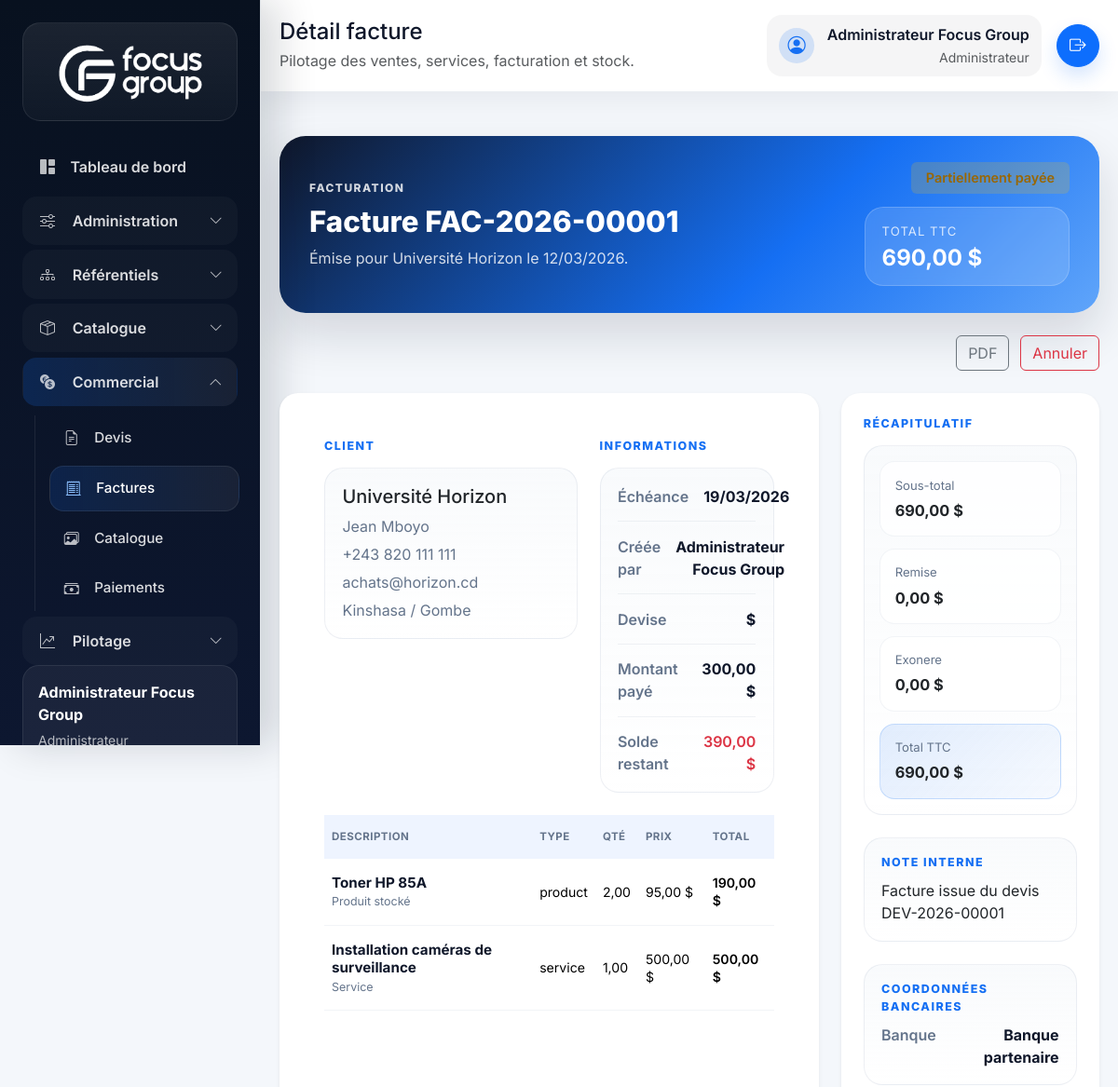
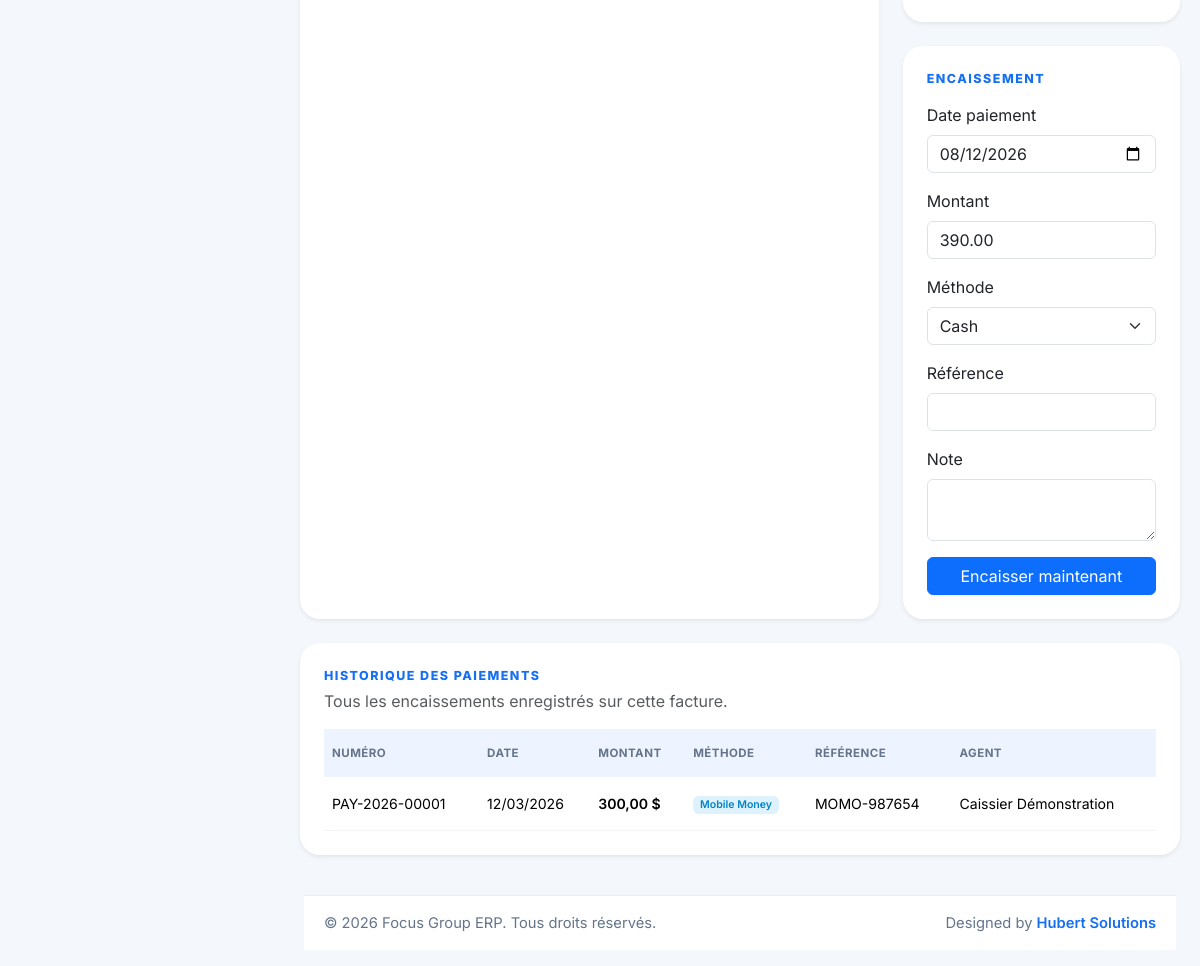
The app's page /index.php/invoices/show?id=1 (signed in) with its own data (2 pictures, top to bottom).
### tables this page shows
CREATE TABLE invoices (
    id BIGINT UNSIGNED AUTO_INCREMENT PRIMARY KEY,
    quote_id BIGINT UNSIGNED NULL,
    shop_id BIGINT UNSIGNED NULL,
    client_id BIGINT UNSIGNED NOT NULL,
    invoice_number VARCHAR(30) NOT NULL UNIQUE,
    invoice_date DATE NOT NULL,
    due_date DATE NULL,
    status ENUM('draft', 'validated', 'partial_paid', 'paid', 'cancelled') NOT NULL DEFAULT 'draft',
    currency_code VARCHAR(10) NOT NULL DEFAULT 'USD',
    subtotal DECIMAL(18,2) NOT NULL DEFAULT 0,
    discount_amount DECIMAL(18,2) NOT NULL DEFAULT 0,
    tax_rate DECIMAL(5,2) NOT NULL DEFAULT 0.00,
    tax_amount DECIMAL(18,2) NOT NULL DEFAULT 0,
    grand_total DECIMAL(18,2) NOT NULL DEFAULT 0,
    amount_paid DECIMAL(18,2) NOT NULL DEFAULT 0,
    balance_due DECIMAL(18,2) NOT NULL DEFAULT 0,
    notes TEXT NULL,
    validated_at DATETIME NULL,
    cancelled_at DATETIME NULL,
    created_by BIGINT UNSIGNED NOT NULL,
    validated_by BIGINT UNSIGNED NULL,
    deleted_at DATETIME NULL,
    created_at DATETIME NOT NULL DEFAULT CURRENT_TIMESTAMP,
    updated_at DATETIME NOT NULL DEFAULT CURRENT_TIMESTAMP ON UPDATE CURRENT_TIMESTAMP,
    CONSTRAINT fk_invoices_quote FOREIGN KEY (quote_id) REFERENCES quotes(id),
    CONSTRAINT fk_invoices_shop FOREIGN KEY (shop_id) REFERENCES shops(id),
    CONSTRAINT fk_invoices_client FOREIGN KEY (client_id) REFERENCES clients(id),
    CONSTRAINT fk_invoices_created_by FOREIGN KEY (created_by) REFERENCES users(id),
    CONSTRAINT fk_invoices_validated_by FOREIGN KEY (validated_by) REFERENCES users(id)
);

CREATE TABLE users (
    id BIGINT UNSIGNED AUTO_INCREMENT PRIMARY KEY,
    role_id BIGINT UNSIGNED NOT NULL,
    shop_id BIGINT UNSIGNED NULL,
    full_name VARCHAR(150) NOT NULL,
    email VARCHAR(150) NOT NULL UNIQUE,
    phone VARCHAR(30) NULL,
    password VARCHAR(255) NOT NULL,
    avatar VARCHAR(255) NULL,
    is_active TINYINT(1) NOT NULL DEFAULT 1,
    last_login_at DATETIME NULL,
    deleted_at DATETIME NULL,
    created_at DATETIME NOT NULL DEFAULT CURRENT_TIMESTAMP,
    updated_at DATETIME NOT NULL DEFAULT CURRENT_TIMESTAMP ON UPDATE CURRENT_TIMESTAMP,
    CONSTRAINT fk_users_role FOREIGN KEY (role_id) REFERENCES roles(id),
    CONSTRAINT fk_users_shop FOREIGN KEY (shop_id) REFERENCES shops(id)
);

CREATE TABLE clients (
    id BIGINT UNSIGNED AUTO_INCREMENT PRIMARY KEY,
    client_code VARCHAR(30) NOT NULL UNIQUE,
    company_name VARCHAR(150) NOT NULL,
    contact_name VARCHAR(150) NULL,
    phone VARCHAR(30) NULL,
    email VARCHAR(150) NULL,
    address TEXT NULL,
    city VARCHAR(100) NULL,
    tax_number VARCHAR(100) NULL,
    notes TEXT NULL,
    is_active TINYINT(1) NOT NULL DEFAULT 1,
    deleted_at DATETIME NULL,
    created_at DATETIME NOT NULL DEFAULT CURRENT_TIMESTAMP,
    updated_at DATETIME NOT NULL DEFAULT CURRENT_TIMESTAMP ON UPDATE CURRENT_TIMESTAMP
);

CREATE TABLE invoice_items (
    id BIGINT UNSIGNED AUTO_INCREMENT PRIMARY KEY,
    invoice_id BIGINT UNSIGNED NOT NULL,
    item_type ENUM('product', 'service') NOT NULL,
    product_id BIGINT UNSIGNED NULL,
    service_id BIGINT UNSIGNED NULL,
    description VARCHAR(255) NOT NULL,
    quantity DECIMAL(18,2) NOT NULL DEFAULT 1,
    unit_price DECIMAL(18,2) NOT NULL DEFAULT 0,
    discount_amount DECIMAL(18,2) NOT NULL DEFAULT 0,
    tax_amount DECIMAL(18,2) NOT NULL DEFAULT 0,
    line_total DECIMAL(18,2) NOT NULL DEFAULT 0,
    created_at DATETIME NOT NULL DEFAULT CURRENT_TIMESTAMP,
    CONSTRAINT fk_invoice_items_invoice FOREIGN KEY (invoice_id) REFERENCES invoices(id) ON DELETE CASCADE,
    CONSTRAINT fk_invoice_items_product FOREIGN KEY (product_id) REFERENCES products(id),
    CONSTRAINT fk_invoice_items_service FOREIGN KEY (service_id) REFERENCES services(id)
);

CREATE TABLE payments (
    id BIGINT UNSIGNED AUTO_INCREMENT PRIMARY KEY,
    invoice_id BIGINT UNSIGNED NOT NULL,
    payment_number VARCHAR(30) NOT NULL UNIQUE,
    payment_date DATE NOT NULL,
    amount DECIMAL(18,2) NOT NULL,
    method ENUM('cash', 'mobile_money', 'bank_transfer', 'card', 'cheque', 'other') NOT NULL DEFAULT 'cash',
    reference VARCHAR(100) NULL,
    notes TEXT NULL,
    received_by BIGINT UNSIGNED NOT NULL,
    deleted_at DATETIME NULL,
    created_at DATETIME NOT NULL DEFAULT CURRENT_TIMESTAMP,
    updated_at DATETIME NOT NULL DEFAULT CURRENT_TIMESTAMP ON UPDATE CURRENT_TIMESTAMP,
    CONSTRAINT fk_payments_invoice FOREIGN KEY (invoice_id) REFERENCES invoices(id),
    CONSTRAINT fk_payments_user FOREIGN KEY (received_by) REFERENCES users(id)
);

### app/Views/invoices/show.php (the view, shortened to what the rows shown need)
<?php $invoiceCurrency = normalize_currency_code($invoice['currency_code'] ?? 'USD'); ?>
<div class="document-shell">
    <div class="document-hero invoice-document-hero mb-4">
        <div>
            <div class="document-kicker">Facturation</div>
            <h1 class="document-title mb-2">Facture <?= e($invoice['invoice_number']); ?></h1>
            <p class="document-subtitle mb-0">Émise pour <?= e($invoice['client_name']); ?> le <?= e(date('d/m/Y', strtotime((string) $invoice['invoice_date']))); ?>.</p>
        </div>
        <div class="document-hero-side">
            <span class="badge <?= e(status_badge_class($invoice['status'])); ?> document-status-badge"><?= e(status_label($invoice['status'])); ?></span>
            <div class="document-total-card">
                <span>Total TTC</span>
                <strong><?= e(format_money($invoice['grand_total'], $invoiceCurrency)); ?></strong>
            </div>
        </div>
    </div>
    <div class="row g-4 mb-4">
        <div class="col-lg-8">
            <div class="card border-0 shadow-sm document-card h-100">
                <div class="card-body p-4 p-xl-5">
                    <div class="row g-4 align-items-start mb-4">
                        <div class="col-md-7">
                            <div class="document-party-card">
                                <h3 class="h5 mb-2"><?= e($invoice['client_name']); ?></h3>
                                <div class="document-meta-list">
                                    <?php if (!empty($invoice['contact_name'])): ?><span><?= e($invoice['contact_name']); ?></span><?php endif; ?>
                                    <?php if (!empty($invoice['client_phone'])): ?><span><?= e($invoice['client_phone']); ?></span><?php endif; ?>
                                    <?php if (!empty($invoice['client_email'])): ?><span><?= e($invoice['client_email']); ?></span><?php endif; ?>
                                    <?php if (!empty($invoice['client_address'])): ?><span><?= e($invoice['client_address']); ?></span><?php endif; ?>
                                </div>
                            </div>
                        </div>
                        <div class="col-md-5">
                            <div class="document-party-card">
                                <dl class="document-info-list mb-0">
                                    <div>
                                        <dt>Échéance</dt>
                                        <dd><?= e($invoice['due_date'] ? date('d/m/Y', strtotime((string) $invoice['due_date'])) : '—'); ?></dd>
                                    </div>
                                    <div>
                                        <dt>Créée par</dt>
                                        <dd><?= e($invoice['user_name']); ?></dd>
                                    </div>
                                    <div>
                                        <dt>Devise</dt>
                                        <dd><?= e(currency_symbol($invoiceCurrency)); ?></dd>
                                    </div>
                                    <div>
                                        <dt>Montant payé</dt>
                                        <dd><?= e(format_money($invoice['amount_paid'], $invoiceCurrency)); ?></dd>
                                    </div>
                                    <div>
                                        <dt>Solde restant</dt>
                                        <dd class="text-danger fw-semibold"><?= e(format_money($invoice['balance_due'], $invoiceCurrency)); ?></dd>
                                    </div>
                                </dl>
                            </div>
                        </div>
                    </div>
                    <div class="table-responsive">
                        <table class="table document-lines-table align-middle mb-0">
                            <thead>
                                <tr><th>Description</th><th>Type</th><th>Qté</th><th>Prix</th><th>Total</th></tr>
                            </thead>
                            <tbody>
                                <?php foreach ($items as $item): ?>
                                    <tr>
                                        <td>
                                            <div class="table-cell-stack">
                                                <div class="table-cell-main"><?= e($item['description']); ?></div>
                                                <div class="table-cell-meta"><?= e($item['item_type'] === 'product' ? 'Produit stocké' : 'Service'); ?></div>
                                            </div>
                                        </td>
                                        <td><?= e($item['item_type']); ?></td>
                                        <td><?= e(number_format((float) $item['quantity'], 2, ',', ' ')); ?></td>
                                        <td><?= e(format_money($item['unit_price'], $invoiceCurrency)); ?></td>
                                        <td class="fw-semibold"><?= e(format_money($item['line_total'], $invoiceCurrency)); ?></td>
                                    </tr>
                                <?php endforeach; ?>
                            </tbody>
                        </table>
                    </div>
                </div>
            </div>
        </div>
        <div class="col-lg-4">
            <div class="card border-0 shadow-sm document-card mb-4">
                <div class="card-body p-4">
                    <div class="document-summary-grid">
                        <div><span>Sous-total</span><strong><?= e(format_money($invoice['subtotal'], $invoiceCurrency)); ?></strong></div>
                        <div><span>Remise</span><strong><?= e(format_money($invoice['discount_amount'], $invoiceCurrency)); ?></strong></div>
                        <div><span><?= e(tax_rate_label($invoice['tax_rate'] ?? 0)); ?></span><strong><?= e(format_money($invoice['tax_amount'], $invoiceCurrency)); ?></strong></div>
                        <div class="highlight"><span>Total TTC</span><strong><?= e(format_money($invoice['grand_total'], $invoiceCurrency)); ?></strong></div>
                    </div>
                    <?php if (!empty($invoice['notes'])): ?>
                        <div class="document-note mt-4">
                            <div class="document-section-label mb-2">Note interne</div>
                            <p class="mb-0"><?= e($invoice['notes']); ?></p>
                        </div>
                    <?php endif; ?>
                </div>
            </div>
            <div class="card border-0 shadow-sm document-card">
                <div class="card-body p-4">
                    <?php if (in_array($invoice['status'], ['validated', 'partial_paid'], true) && (float) $invoice['balance_due'] > 0): ?>
                        <form method="post" action="<?= e(url('/payments/store')); ?>" class="row g-3">
                            <div class="col-12"><label class="form-label">Date paiement</label><input type="date" class="form-control" name="payment_date" value="<?= e(date('Y-m-d')); ?>"></div>
                            <div class="col-12"><label class="form-label">Montant</label><input type="number" step="0.01" min="0.01" max="<?= e((string) $invoice['balance_due']); ?>" class="form-control" name="amount" value="<?= e((string) $invoice['balance_due']); ?>" required></div>
                            <div class="col-12"><label class="form-label">Méthode</label><select class="form-select" name="method"><option value="cash">Cash</option></select></div>
                            <div class="col-12"><label class="form-label">Référence</label><input class="form-control" name="reference"></div>
                            <div class="col-12"><label class="form-label">Note</label><textarea class="form-control" name="notes" rows="2"></textarea></div>
                            <div class="col-12 d-grid"><button type="submit" class="btn btn-primary">Encaisser maintenant</button></div>
                        </form>
                    <?php else: ?>
                        <div class="alert alert-light mb-0">Aucun paiement supplémentaire possible sur cette facture.</div>
                    <?php endif; ?>
                </div>
            </div>
        </div>
    </div>
    <div class="card border-0 shadow-sm document-card">
        <div class="card-body p-4">
            <?php if ($payments === []): ?>
                <div class="alert alert-light mb-0">Aucun paiement enregistré.</div>
            <?php else: ?>
                <div class="table-responsive">
                    <table class="table document-lines-table align-middle mb-0">
                        <thead><tr><th>Numéro</th><th>Date</th><th>Montant</th><th>Méthode</th><th>Référence</th><th>Agent</th></tr></thead>
                        <tbody>
                            <?php foreach ($payments as $payment): ?>
                                <tr>
                                    <td><?= e($payment['payment_number']); ?></td>
                                    <td><?= e(date('d/m/Y', strtotime((string) $payment['payment_date']))); ?></td>
                                    <td class="fw-semibold"><?= e(format_money($payment['amount'], $invoiceCurrency)); ?></td>
                                    <td><span class="badge <?= e(payment_method_badge_class($payment['method'])); ?>"><?= e(payment_method_label($payment['method'])); ?></span></td>
                                    <td><?= e($payment['reference'] ?: '—'); ?></td>
                                    <td><?= e($payment['user_name']); ?></td>
                                </tr>
                            <?php endforeach; ?>
                        </tbody>
                    </table>
                </div>
            <?php endif; ?>
        </div>
    </div>
</div>

### app/Views/partials/sidebar.php (shortened to what the rows shown need)
<?php
$currentUser = \App\Core\Auth::user();
?>
<aside class="sidebar border-end" id="appSidebar">
    <div class="sidebar-user mt-auto">
        <div class="sidebar-user-name"><?= e($currentUser['full_name'] ?? 'Invité'); ?></div>
        <small><?= e($currentUser['role_name'] ?? ''); ?></small>
    </div>
</aside>

### app/Views/partials/navbar.php (shortened to what the rows shown need)
<?php $currentUser = \App\Core\Auth::user(); ?>
<header class="topbar d-flex align-items-center justify-content-between mb-4">
    <div class="topbar-heading min-w-0">
        <h2 class="h4 mb-1 topbar-title"><?= e($pageTitle ?? 'Tableau de bord'); ?></h2>
    </div>
    <div class="d-flex align-items-center gap-3 flex-wrap justify-content-end topbar-actions">
        <div class="topbar-user text-start text-md-end d-none d-md-flex">
            <div>
                <div class="fw-semibold"><?= e($currentUser['full_name'] ?? ''); ?></div>
                <small class="text-muted"><?= e($currentUser['role_name'] ?? ''); ?></small>
            </div>
        </div>
    </div>
</header>

### records on screen
invoices: created_by.full_name "Administrateur Focus Group", invoice_number "FAC-2026-00001", client.company_name "Université Horizon", invoice_date "12/03/2026", status "Partiellement payée", grand_total+currency_code "690,00 $", client.contact_name "Jean Mboyo", client.phone "+243 820 111 111", client.email "achats@horizon.cd", client.address "Kinshasa / Gombe", due_date "19/03/2026", currency_code "$", amount_paid+currency_code "300,00 $", balance_due+currency_code "390,00 $", format_money($invoice['subtotal'], $invoiceCurrency) "690,00 $", discount_amount+currency_code "0,00 $", tax_rate "Exonere", format_money($invoice['tax_amount'], $invoiceCurrency) "0,00 $", notes "Facture issue du devis DEV-2026-00001", amount "390.00"
invoice_items: description "Toner HP 85A", item_type "Produit stocké", item_type "product", quantity "2,00", unit_price.currency_code "95,00 $", line_total.currency_code "190,00 $"
invoice_items: description "Installation caméras de surveillance", item_type "Service", item_type "service", quantity "1,00", unit_price.currency_code "500,00 $", line_total.currency_code "500,00 $"
payments: payment_number "PAY-2026-00001", payment_date "12/03/2026", amount.currency_code "300,00 $", method "Mobile Money", reference "MOMO-987654", received_by.full_name "Caissier Démonstration"

### other values on screen
$currentUser['role_name'] "Administrateur"
$pageTitle "Détail facture"
app_scope_description() "Pilotage des ventes, services, facturation et stock."
$label "Banque"
$value "Banque partenaire"
config('app.name') "Focus Group ERP"
